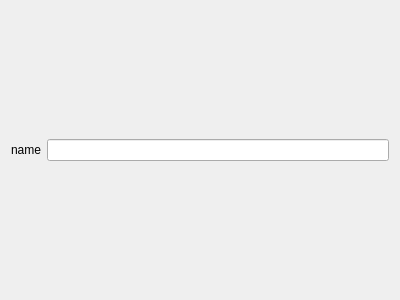
<?xml version="1.0" encoding="UTF-8"?>
<ui version="4.0">
 <class>Generator</class>
 <widget class="QWidget" name="Generator">
  <property name="geometry">
   <rect>
    <x>0</x>
    <y>0</y>
    <width>400</width>
    <height>300</height>
   </rect>
  </property>
  <property name="windowTitle">
   <string>Form</string>
  </property>
  <layout class="QVBoxLayout" name="verticalLayout">
   <item>
    <layout class="QHBoxLayout" name="horizontalLayout">
     <item>
      <widget class="QLabel" name="label">
       <property name="text">
        <string>name</string>
       </property>
      </widget>
     </item>
     <item>
      <widget class="QLineEdit" name="lineEditName"/>
     </item>
    </layout>
   </item>
  </layout>
 </widget>
 <resources/>
 <connections/>
</ui>
